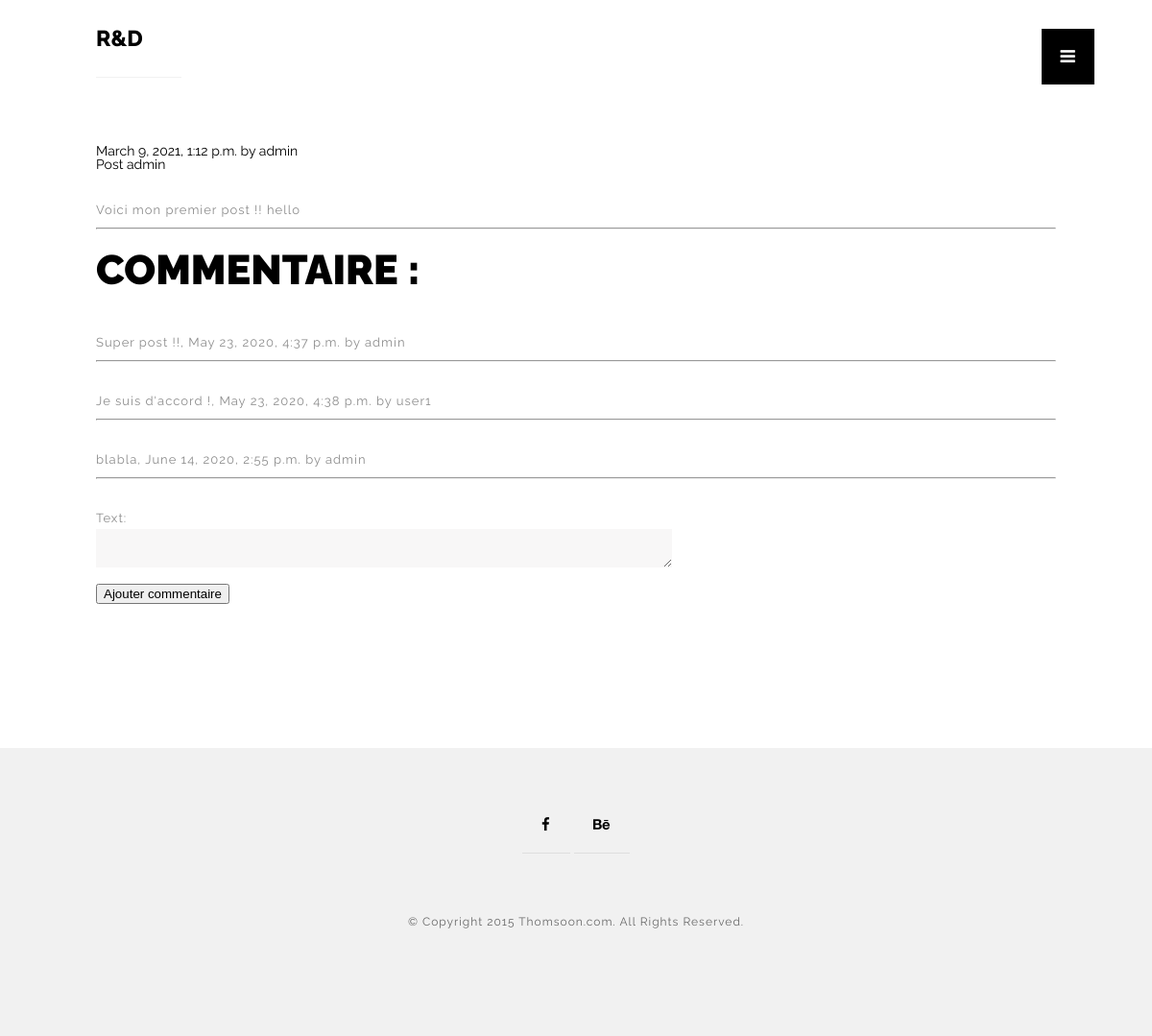
/post_detail/47/ (signed in), run on the app's committed database.
### blog/models.py (models this page shows, shortened)
class Post(models.Model):
    author = models.ForeignKey(settings.AUTH_USER_MODEL, on_delete=models.CASCADE)
    title = models.CharField(max_length=200)
    text = models.TextField()
    created_date = models.DateTimeField(default=timezone.now)
    published_date = models.DateTimeField(blank=True, null=True)

class Comment(models.Model):
    id_post = models.ForeignKey(Post, null=True, on_delete=models.CASCADE)
    author = models.ForeignKey(settings.AUTH_USER_MODEL, null=True, on_delete=models.CASCADE)
    text = models.TextField()
    created_date = models.DateTimeField(default=timezone.now)
    published_date = models.DateTimeField(blank=True, null=True)

### blog/views.py (the view, shortened to what this page needs)
# urls.py: path('post_detail/<int:id>/', views.post_detail, name='post_detail'),
def post_detail(request, id):
    post = get_object_or_404(Post, pk=id)
    comments = Comment.objects.filter(id_post = id)
    form = CommentForm()
    return render(request, 'blog/post_detail.html', {'post': post, 'form': form, 'comments' : comments})

### blog/forms.py
class CommentForm(forms.ModelForm):
    class Meta:
        model = Comment
        fields = ('text',)

### blog/templates/blog/post_detail.html (shortened to what this page needs)
{% extends 'blog/base.html' %}
{% load static %}
{% block content %}
    <div class="content" id="ajax-content">
        <div class="text-intro">
            <div >
                {% if post.published_date %}
                    <div>
                        {{ post.published_date }} by {{ post.author.username }}
                    </div>
                {% endif %}
                <h2>{{ post.title }} </h2>
                <p>{{ post.text|linebreaksbr }}</p>
            </div>
            <hr>
            <h1> Commentaire : </h1>
            {% for co in comments %}
                <p>{{ co.text }}, {{ co.published_date }} by {{ co.author }}</p>
                <hr>
            {% endfor %}
            {% if user.is_authenticated %}
                <form method="POST">
                    {{ form.as_p }}
                    <button type="submit" class="save btn btn-default">Ajouter commentaire</button>
                </form>
            {% else %}
                <p> Veuillez vous <a href = "{% url 'login' %}"> connecter</a> pour ajouter un commentaire </p>
            {% endif %}
        </div>
    </div>
{% endblock %}

### blog/static/blog/css/style.css (style rules this page uses)
body { font-family: 'Raleway', sans-serif; font-size:14px; font-weight: 400; overflow-y:scroll; -webkit-font-smoothing: antialiased; }
p { font-family: 'Raleway', sans-serif; font-size:14px; font-weight: 400; }
.content { position:relative; width:1140px; margin:50px auto; }
.content .text-intro { width: 1140px; margin-top: 150px; margin: 150px auto 0; }
.content .text-intro h1 { font-size:43px; width:40%; text-transform:uppercase; color:#000000; font-weight:900; line-height:70px; }
.content .text-intro p { font-size:13px; color:#8d8d8d; margin-top:30px; font-weight:400; line-height:22px; letter-spacing:1px; width:40%; }
#ajax-content { width:100%; }
textarea { width:100%; height:40px; border:0; line-height:40px; background:#f8f7f7; color:#000000; font-size:13px; font-family: 'Raleway', sans-serif; font-weight:500; margin-bottom:10px; padding:0 0 0 15px; -webkit-box-sizing: border-box; -moz-box-sizing: border-box; box-sizing: border-box; -webkit-transition: all 0.2s ease-in; -moz-transition: all 0.2s ease-in; -ms-transition: all 0.2s ease-in; -o-transition: all 0.2s ease-in; transition: all 0.2s ease-in; }

### blog/static/blog/css/style-responsive.css (style rules this page uses)
@media all and (max-width: 1330px) and (min-width: 1180px) { .content .text-intro { width:1000px; } }
@media all and (max-width: 1330px) and (min-width: 1180px) { .content .text-intro h1, .content .text-intro p { width:60%; } }

### data on the page
Post: published_date "March 9, 2021, 1:12 p.m.", author.username "admin", title "Post admin", text "Voici mon premier post !! hello"
Comment: text "Super post !!", published_date "May 23, 2020, 4:37 p.m.", author "admin"
Comment: text "Je suis d'accord !", published_date "May 23, 2020, 4:38 p.m.", author "user1"
Comment: text "blabla", published_date "June 14, 2020, 2:55 p.m.", author "admin"
